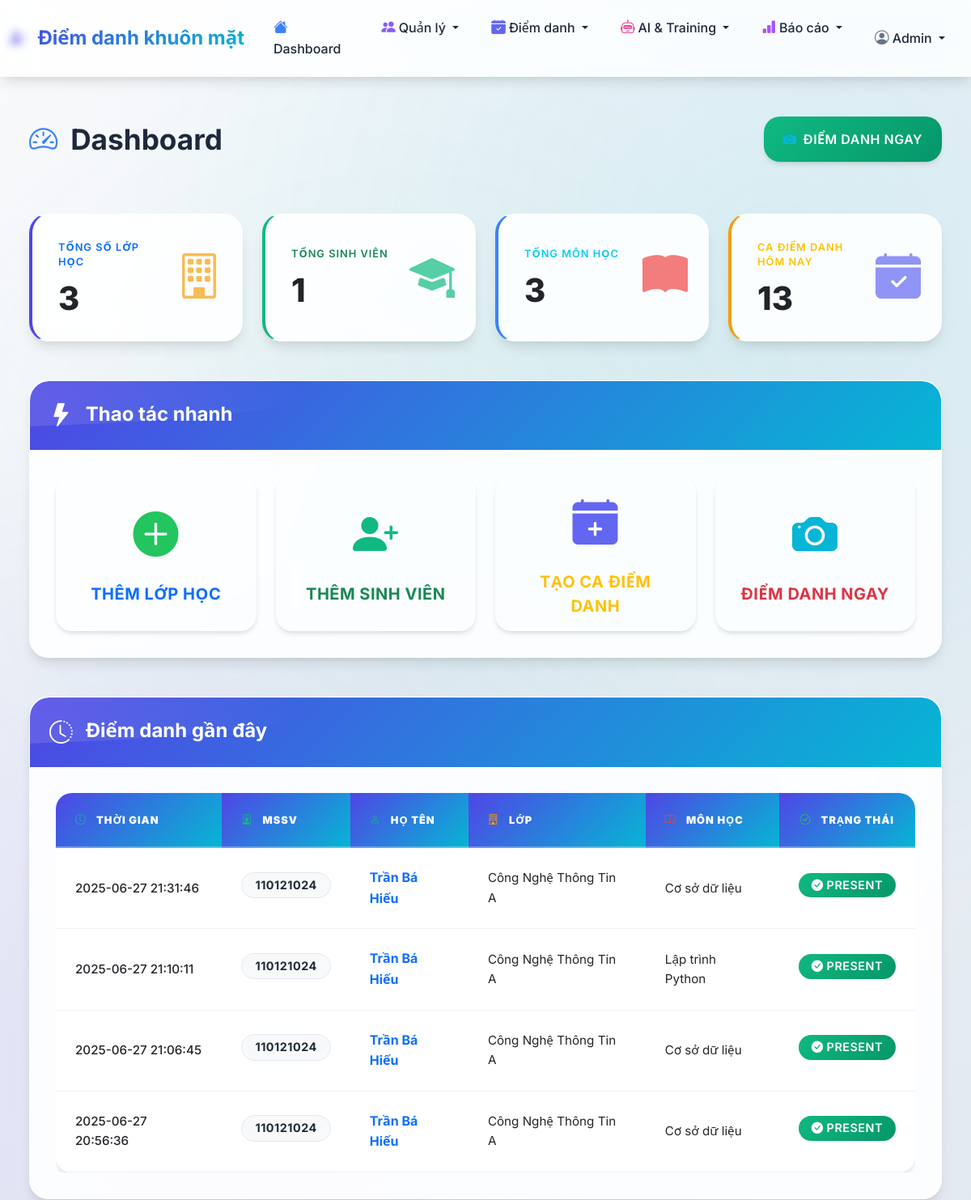
Before: / (upper part) with the older database file.
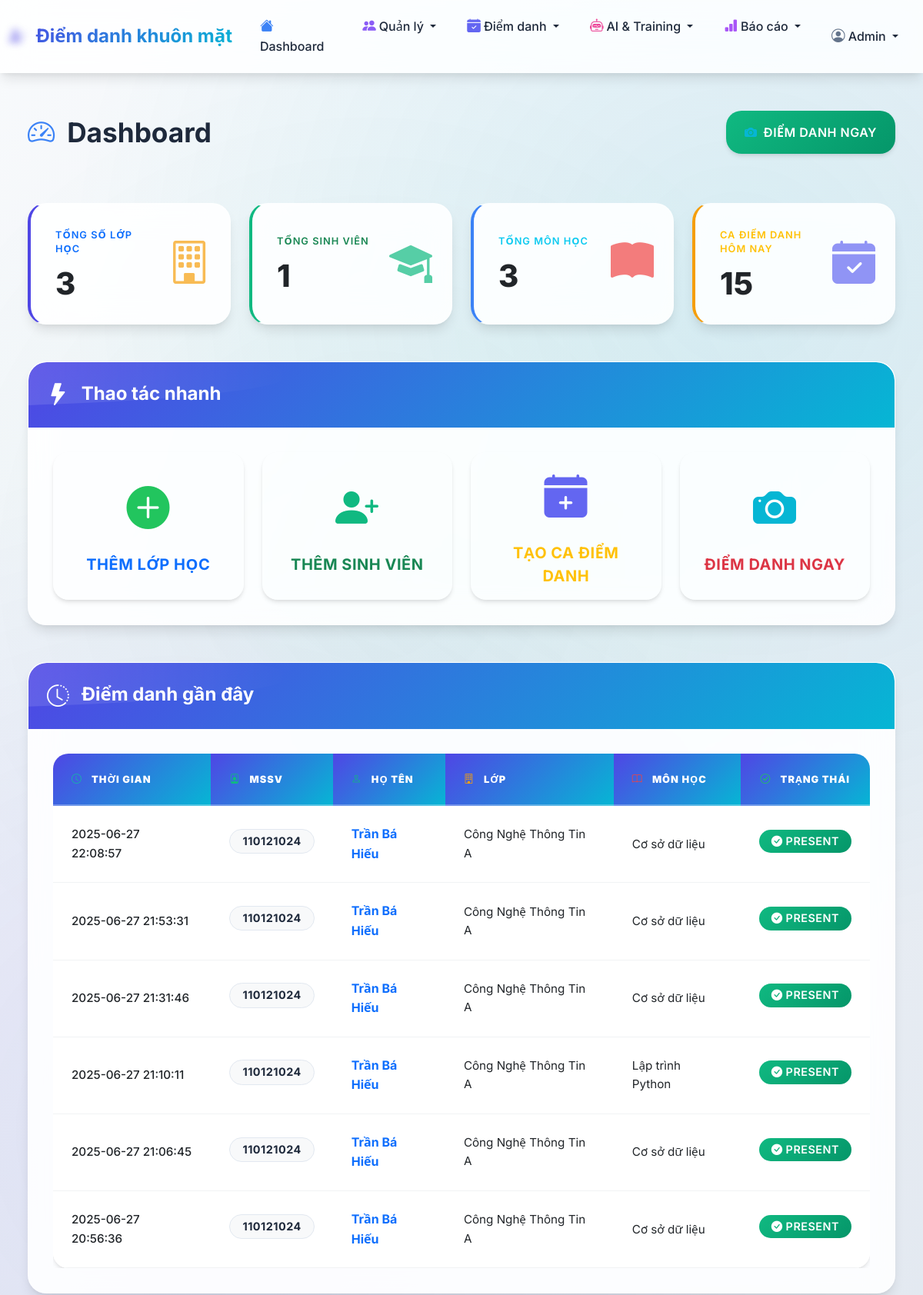
After: the same page with the newer database file.
### tables this page shows
CREATE TABLE attendance_records (
            id INTEGER PRIMARY KEY AUTOINCREMENT,
            session_id INTEGER NOT NULL,
            student_id INTEGER NOT NULL,
            attendance_time TIMESTAMP DEFAULT CURRENT_TIMESTAMP,
            status TEXT DEFAULT 'present',
            method TEXT DEFAULT 'face_recognition',
            confidence REAL,
            FOREIGN KEY (session_id) REFERENCES attendance_sessions (id),
            FOREIGN KEY (student_id) REFERENCES students (id),
            UNIQUE(session_id, student_id)
        );

CREATE TABLE students (
            id INTEGER PRIMARY KEY AUTOINCREMENT,
            student_id TEXT UNIQUE NOT NULL,
            full_name TEXT NOT NULL,
            class_id INTEGER NOT NULL,
            photo_path TEXT,
            face_encoding TEXT,
            created_at TIMESTAMP DEFAULT CURRENT_TIMESTAMP,
            FOREIGN KEY (class_id) REFERENCES classes (id)
        );

CREATE TABLE classes (
            id INTEGER PRIMARY KEY AUTOINCREMENT,
            class_code TEXT UNIQUE NOT NULL,
            class_name TEXT NOT NULL,
            description TEXT,
            created_at TIMESTAMP DEFAULT CURRENT_TIMESTAMP
        );

CREATE TABLE subjects (
            id INTEGER PRIMARY KEY AUTOINCREMENT,
            subject_code TEXT UNIQUE NOT NULL,
            subject_name TEXT NOT NULL,
            description TEXT,
            created_at TIMESTAMP DEFAULT CURRENT_TIMESTAMP
        );

### app.py (the view)
@app.route('/')
def index():
    from models.database import get_dashboard_stats
    stats = get_dashboard_stats()
    return render_template('dashboard.html', stats=stats)

### models/database.py (called while the page is built)
def get_db_connection():
    conn = sqlite3.connect(DATABASE_PATH)
    conn.row_factory = sqlite3.Row
    return conn

### templates/dashboard.html (shortened to what the changed rows need)
{% extends "base.html" %} {% block title %}Dashboard - Hệ thống điểm danh khuôn mặt{% endblock %} {% block content %}
<div class="container-fluid px-4">
  <div class="d-flex justify-content-between flex-wrap flex-md-nowrap align-items-center pt-4 pb-3 mb-5">
    <h1 class="h2 text-gradient fade-in mb-0"><i class="bi bi-speedometer2 icon-dashboard me-3"></i>Dashboard</h1>
  </div>
  <div class="row mb-5 g-4">
    <div class="col-xl-3 col-md-6">
      <div class="card glass-card border-left-warning shadow-strong h-100 hover-lift scale-in" style="animation-delay: 0.3s">
        <div class="card-body p-4">
          <div class="row no-gutters align-items-center">
            <div class="col-8">
              <div class="text-xs font-weight-bold text-warning text-uppercase mb-3 ls-1">Ca điểm danh hôm nay</div>
              <div class="h2 mb-0 font-weight-bold text-gradient">{{ stats.today_sessions }}</div>
            </div>
          </div>
        </div>
      </div>
    </div>
  </div>
  <div class="row">
    <div class="col-12">
      <div class="card glass-card shadow-strong fade-in">
        <div class="card-body p-0">
          {% if stats.recent_attendance %}
          <div class="table-responsive">
            <table class="table table-hover mb-0" style="font-size: 1rem">
              <thead style="background-color: #f8f9fa">
                <tr>
                  <th class="px-4 py-4 border-0">
                    <i class="bi bi-clock icon-chart me-2"></i>
                    <strong>Thời gian</strong>
                  </th>
                  <th class="px-4 py-4 border-0">
                    <i class="bi bi-person-badge icon-student me-2"></i>
                    <strong>MSSV</strong>
                  </th>
                  <th class="px-4 py-4 border-0">
                    <i class="bi bi-person icon-student me-2"></i>
                    <strong>Họ tên</strong>
                  </th>
                  <th class="px-4 py-4 border-0">
                    <i class="bi bi-building icon-school me-2"></i>
                    <strong>Lớp</strong>
                  </th>
                  <th class="px-4 py-4 border-0">
                    <i class="bi bi-book icon-book me-2"></i>
                    <strong>Môn học</strong>
                  </th>
                  <th class="px-4 py-4 border-0 text-center">
                    <i class="bi bi-check-circle icon-plus me-2"></i>
                    <strong>Trạng thái</strong>
                  </th>
                </tr>
              </thead>
              <tbody>
                {% for record in stats.recent_attendance %}
                <tr style="border-bottom: 1px solid #e9ecef">
                  <td class="px-4 py-4">
                    <span class="fw-medium text-dark">{{ record.attendance_time }}</span>
                  </td>
                  <td class="px-4 py-4">
                    <span class="badge bg-light text-dark fw-bold px-3 py-2" style="font-size: 0.9rem"> {{ record.student_id }} </span>
                  </td>
                  <td class="px-4 py-4">
                    <span class="fw-bold text-primary fs-6">{{ record.full_name }}</span>
                  </td>
                  <td class="px-4 py-4">
                    <span class="text-dark">{{ record.class_name }}</span>
                  </td>
                  <td class="px-4 py-4">
                    <span class="text-dark">{{ record.subject_name }}</span>
                  </td>
                  <td class="px-4 py-4 text-center">
                    <span class="badge bg-gradient-success px-3 py-2" style="font-size: 0.9rem"> <i class="bi bi-check-circle-fill me-1"></i>{{ record.status }} </span>
                  </td>
                </tr>
                {% endfor %}
              </tbody>
            </table>
          </div>
          {% endif %}
        </div>
      </div>
    </div>
  </div>
</div>
{% endblock %}

Changed rows visible on the page:
added attendance_records: attendance_time "2025-06-27 22:08:57", student_id "110121024", full_name "Trần Bá Hiếu", class_name "Công Nghệ Thông Tin A", subject_name "Cơ sở dữ liệu", status "PRESENT"
added attendance_records: attendance_time "2025-06-27 21:53:31", student_id "110121024", full_name "Trần Bá Hiếu", class_name "Công Nghệ Thông Tin A", subject_name "Cơ sở dữ liệu", status "PRESENT"
Other visible differences:
{{ stats.today_sessions }}: "13" → "15"
